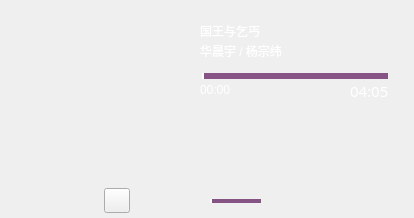
<?xml version="1.0" encoding="UTF-8"?>
<ui version="4.0">
 <class>fm</class>
 <widget class="QWidget" name="fm">
  <property name="geometry">
   <rect>
    <x>0</x>
    <y>0</y>
    <width>414</width>
    <height>218</height>
   </rect>
  </property>
  <property name="windowTitle">
   <string>fm</string>
  </property>
  <widget class="QLabel" name="titleLabel">
   <property name="geometry">
    <rect>
     <x>200</x>
     <y>20</y>
     <width>190</width>
     <height>22</height>
    </rect>
   </property>
   <property name="styleSheet">
    <string notr="true">color: rgb(255, 255, 255);
font: 75 11pt &quot;华文细黑&quot;;</string>
   </property>
   <property name="text">
    <string>国王与乞丐</string>
   </property>
  </widget>
  <widget class="QLabel" name="totalTime">
   <property name="geometry">
    <rect>
     <x>350</x>
     <y>80</y>
     <width>50</width>
     <height>20</height>
    </rect>
   </property>
   <property name="font">
    <font>
     <family>华文细黑</family>
     <pointsize>11</pointsize>
     <weight>9</weight>
     <italic>false</italic>
     <bold>false</bold>
    </font>
   </property>
   <property name="styleSheet">
    <string notr="true">color: rgb(255, 255, 255);
font: 75 11pt &quot;华文细黑&quot;;</string>
   </property>
   <property name="text">
    <string>&lt;html&gt;&lt;head/&gt;&lt;body&gt;&lt;p&gt;04:05&lt;/p&gt;&lt;/body&gt;&lt;/html&gt;</string>
   </property>
  </widget>
  <widget class="QLabel" name="currentTime">
   <property name="geometry">
    <rect>
     <x>200</x>
     <y>80</y>
     <width>50</width>
     <height>20</height>
    </rect>
   </property>
   <property name="styleSheet">
    <string notr="true">color: rgb(255, 255, 255);
font: 75 11pt &quot;华文细黑&quot;;</string>
   </property>
   <property name="text">
    <string>&lt;html&gt;&lt;head/&gt;&lt;body&gt;&lt;p&gt;&lt;span style=&quot; color:#ffffff;&quot;&gt;00:00&lt;/span&gt;&lt;/p&gt;&lt;/body&gt;&lt;/html&gt;</string>
   </property>
  </widget>
  <widget class="QLabel" name="volumeIcon">
   <property name="geometry">
    <rect>
     <x>470</x>
     <y>280</y>
     <width>15</width>
     <height>12</height>
    </rect>
   </property>
   <property name="styleSheet">
    <string notr="true">background-image: url(:/image/volume_normal.png);</string>
   </property>
   <property name="text">
    <string/>
   </property>
  </widget>
  <widget class="QLabel" name="artistLabel">
   <property name="geometry">
    <rect>
     <x>200</x>
     <y>40</y>
     <width>190</width>
     <height>22</height>
    </rect>
   </property>
   <property name="styleSheet">
    <string notr="true">color: rgb(255, 255, 255);
font: 75 11pt &quot;华文细黑&quot;;</string>
   </property>
   <property name="text">
    <string>华晨宇 / 杨宗纬</string>
   </property>
  </widget>
  <widget class="QLabel" name="picLabel">
   <property name="geometry">
    <rect>
     <x>11</x>
     <y>13</y>
     <width>160</width>
     <height>160</height>
    </rect>
   </property>
   <property name="styleSheet">
    <string notr="true">border-image: url(:/image/cover.png);</string>
   </property>
   <property name="text">
    <string/>
   </property>
  </widget>
  <widget class="QPushButton" name="likeButton">
   <property name="geometry">
    <rect>
     <x>104</x>
     <y>188</y>
     <width>26</width>
     <height>25</height>
    </rect>
   </property>
   <property name="sizePolicy">
    <sizepolicy hsizetype="Minimum" vsizetype="Minimum">
     <horstretch>0</horstretch>
     <verstretch>0</verstretch>
    </sizepolicy>
   </property>
   <property name="layoutDirection">
    <enum>Qt::LeftToRight</enum>
   </property>
   <property name="autoFillBackground">
    <bool>false</bool>
   </property>
   <property name="styleSheet">
    <string notr="true">border-image: url(:/image/heart.png);</string>
   </property>
   <property name="text">
    <string/>
   </property>
  </widget>
  <widget class="QPushButton" name="userButton">
   <property name="geometry">
    <rect>
     <x>375</x>
     <y>188</y>
     <width>25</width>
     <height>25</height>
    </rect>
   </property>
   <property name="styleSheet">
    <string notr="true">QPushButton{border-image: url(:/image/user.png);
border:0px 0px 0px 0px;}
QPushButton:pressed{border-image: url(:/image/user-.png);}</string>
   </property>
   <property name="text">
    <string/>
   </property>
  </widget>
  <widget class="QLabel" name="backgroundLabel">
   <property name="geometry">
    <rect>
     <x>0</x>
     <y>0</y>
     <width>414</width>
     <height>218</height>
    </rect>
   </property>
   <property name="styleSheet">
    <string notr="true">image: url(:/image/bg--.png);</string>
   </property>
   <property name="text">
    <string/>
   </property>
  </widget>
  <widget class="QPushButton" name="nextButton">
   <property name="geometry">
    <rect>
     <x>61</x>
     <y>188</y>
     <width>26</width>
     <height>25</height>
    </rect>
   </property>
   <property name="styleSheet">
    <string notr="true">QPushButton{border-image: url(:/image/next.png);
border:0px 0px 0px 0px;}
QPushButton:pressed{border-image: url(:/image/next-.png);}</string>
   </property>
   <property name="text">
    <string/>
   </property>
  </widget>
  <widget class="QPushButton" name="deleteButton">
   <property name="geometry">
    <rect>
     <x>150</x>
     <y>190</y>
     <width>16</width>
     <height>20</height>
    </rect>
   </property>
   <property name="styleSheet">
    <string notr="true">QPushButton{border-image: url(:/image/del.png);
border:0px 0px 0px 0px;}
QPushButton:pressed{border-image: url(:/image/del-.png);}</string>
   </property>
   <property name="text">
    <string/>
   </property>
  </widget>
  <widget class="QPushButton" name="playButton">
   <property name="geometry">
    <rect>
     <x>20</x>
     <y>188</y>
     <width>26</width>
     <height>25</height>
    </rect>
   </property>
   <property name="styleSheet">
    <string notr="true">QPushButton{border-image: url(:/image/pause.png);
border:0px 0px 0px 0px;}
QPushButton:pressed{border-image: url(:/image/pause-.png);}</string>
   </property>
   <property name="text">
    <string/>
   </property>
  </widget>
  <widget class="QSlider" name="timeSlider">
   <property name="geometry">
    <rect>
     <x>202</x>
     <y>66</y>
     <width>186</width>
     <height>20</height>
    </rect>
   </property>
   <property name="styleSheet">
    <string notr="true">/**
groove为槽的颜色，handle为按钮的颜色，add-page 及sub-page分别问按钮前后的颜色，如果groove与add-page、sub-page同在，那么groove的颜色会被覆盖掉。
**/

QSlider::groove:horizontal {
border: 1px solid #855485;
background: white;
height: 4px;
border-radius: 4px;
}



/*这是边框吗?*/
/*按前颜色*/
QSlider::sub-page:horizontal {
background: qlineargradient(x1: 0, y1: 0,    x2: 0, y2: 1,
    stop: 0 #fff, stop: 1 #fff);
background: qlineargradient(x1: 0, y1: 0.2, x2: 1, y2: 1,
    stop: 0 #fff, stop: 1 #fff);
border: 4px solid #fff;
height: 4px;
border-radius: 4px;
}
/*案前颜色*/
QSlider::add-page:horizontal {
background: #855485;
border: 4px solid #855485;
height: 4px;
border-radius: 0px;
}

QSlider::handle:horizontal {
background: qlineargradient(x1:0, y1:0, x2:1, y2:1,
    stop:0 #eee, stop:1 #ccc);
border: 0px solid #855485;
width: 0px;
margin-top: 0px;
margin-bottom: 0px;
border-radius: 0px;
}

QSlider::handle:horizontal:hover {
background: qlineargradient(x1:0, y1:0, x2:1, y2:1,
    stop:0 #855485, stop:1 #ddd);
border: 0px solid #444;
border-radius: 0px;
}

QSlider::sub-page:horizontal:disabled {
background: #855485;
border-color: #855485;
}

QSlider::add-page:horizontal:disabled {
background: #fff;
border-color: #fff;
}

QSlider::handle:horizontal:disabled {
background: #855485;
border: 0px solid #855485;
border-radius: 0px;
}</string>
   </property>
   <property name="orientation">
    <enum>Qt::Horizontal</enum>
   </property>
  </widget>
  <widget class="QPushButton" name="leftButton">
   <property name="geometry">
    <rect>
     <x>289</x>
     <y>195</y>
     <width>10</width>
     <height>15</height>
    </rect>
   </property>
   <property name="styleSheet">
    <string notr="true">QPushButton{border-image: url(:/image/left.png);
border:0px 0px 0px 0px;}
QPushButton:pressed{border-image: url(:/image/left-.png);}</string>
   </property>
   <property name="text">
    <string/>
   </property>
  </widget>
  <widget class="QPushButton" name="rightButton">
   <property name="geometry">
    <rect>
     <x>335</x>
     <y>195</y>
     <width>10</width>
     <height>15</height>
    </rect>
   </property>
   <property name="styleSheet">
    <string notr="true">QPushButton{border-image: url(:/image/right.png);
border:0px 0px 0px 0px;}
QPushButton:pressed{border-image: url(:/image/right-.png);}</string>
   </property>
   <property name="text">
    <string/>
   </property>
  </widget>
  <widget class="QPushButton" name="channelButton">
   <property name="geometry">
    <rect>
     <x>292</x>
     <y>192</y>
     <width>50</width>
     <height>18</height>
    </rect>
   </property>
   <property name="styleSheet">
    <string notr="true">border-radius:5px;border-width:0px;</string>
   </property>
   <property name="text">
    <string/>
   </property>
  </widget>
  <widget class="QSlider" name="volumeSlider">
   <property name="geometry">
    <rect>
     <x>210</x>
     <y>190</y>
     <width>51</width>
     <height>22</height>
    </rect>
   </property>
   <property name="maximumSize">
    <size>
     <width>16777215</width>
     <height>22</height>
    </size>
   </property>
   <property name="styleSheet">
    <string notr="true">/**
groove为槽的颜色，handle为按钮的颜色，add-page 及sub-page分别问按钮前后的颜色，如果groove与add-page、sub-page同在，那么groove的颜色会被覆盖掉。
**/

QSlider::groove:horizontal {
border: 1px solid #855485;
background: white;
height: 2px;
border-radius: 1px;
}



/*这是边框吗?*/
/*按前颜色*/
QSlider::sub-page:horizontal {
background: qlineargradient(x1: 0, y1: 0,    x2: 0, y2: 1,
    stop: 0 #fff, stop: 1 #fff);
background: qlineargradient(x1: 0, y1: 0.2, x2: 1, y2: 1,
    stop: 0 #fff, stop: 1 #fff);
border: 4px solid #fff;
height: 2px;
border-radius: 2px;
}
/*进度条案前颜色*/
QSlider::add-page:horizontal {
background: #855485;
border: 2px solid #855485;
height: 2px;
border-radius: 0px;
}

QSlider::handle:horizontal {
background: qlineargradient(x1:0, y1:0, x2:0, y2:0,
    stop:0 #855485, stop:1 #855485);
border: 0px solid #855485;
width: 0px;
margin-top: 0px;
margin-bottom: 0px;
border-radius: 0px;
}

QSlider::handle:horizontal:hover {
background: qlineargradient(x1:0, y1:0, x2:0, y2:0,
    stop:0 #855485, stop:1 #855485);
border: 0px solid #855485;
border-radius: 0px;
}

QSlider::sub-page:horizontal:disabled {
background: #855485;
border-color: #855485;
}

QSlider::add-page:horizontal:disabled {
background: #fff;
border-color: #fff;
}

QSlider::handle:horizontal:disabled {
background: #855485;
border: 0px solid #855485;
border-radius: 0px;
}</string>
   </property>
   <property name="orientation">
    <enum>Qt::Horizontal</enum>
   </property>
  </widget>
  <widget class="QPushButton" name="voiceButton">
   <property name="geometry">
    <rect>
     <x>190</x>
     <y>194</y>
     <width>18</width>
     <height>15</height>
    </rect>
   </property>
   <property name="styleSheet">
    <string notr="true">QPushButton{border-image: url(:/image/voice.png);
border:0px 0px 0px 0px;}
QPushButton:pressed{border-image: url(:/image/voice-.png);}</string>
   </property>
   <property name="text">
    <string/>
   </property>
  </widget>
  <zorder>backgroundLabel</zorder>
  <zorder>totalTime</zorder>
  <zorder>currentTime</zorder>
  <zorder>picLabel</zorder>
  <zorder>userButton</zorder>
  <zorder>nextButton</zorder>
  <zorder>playButton</zorder>
  <zorder>timeSlider</zorder>
  <zorder>leftButton</zorder>
  <zorder>rightButton</zorder>
  <zorder>artistLabel</zorder>
  <zorder>titleLabel</zorder>
  <zorder>channelButton</zorder>
  <zorder>volumeIcon</zorder>
  <zorder>volumeSlider</zorder>
  <zorder>likeButton</zorder>
  <zorder>deleteButton</zorder>
  <zorder>voiceButton</zorder>
 </widget>
 <layoutdefault spacing="6" margin="11"/>
 <tabstops>
  <tabstop>playButton</tabstop>
  <tabstop>nextButton</tabstop>
  <tabstop>likeButton</tabstop>
  <tabstop>deleteButton</tabstop>
  <tabstop>leftButton</tabstop>
  <tabstop>rightButton</tabstop>
  <tabstop>userButton</tabstop>
  <tabstop>timeSlider</tabstop>
  <tabstop>channelButton</tabstop>
 </tabstops>
 <resources/>
 <connections/>
</ui>
